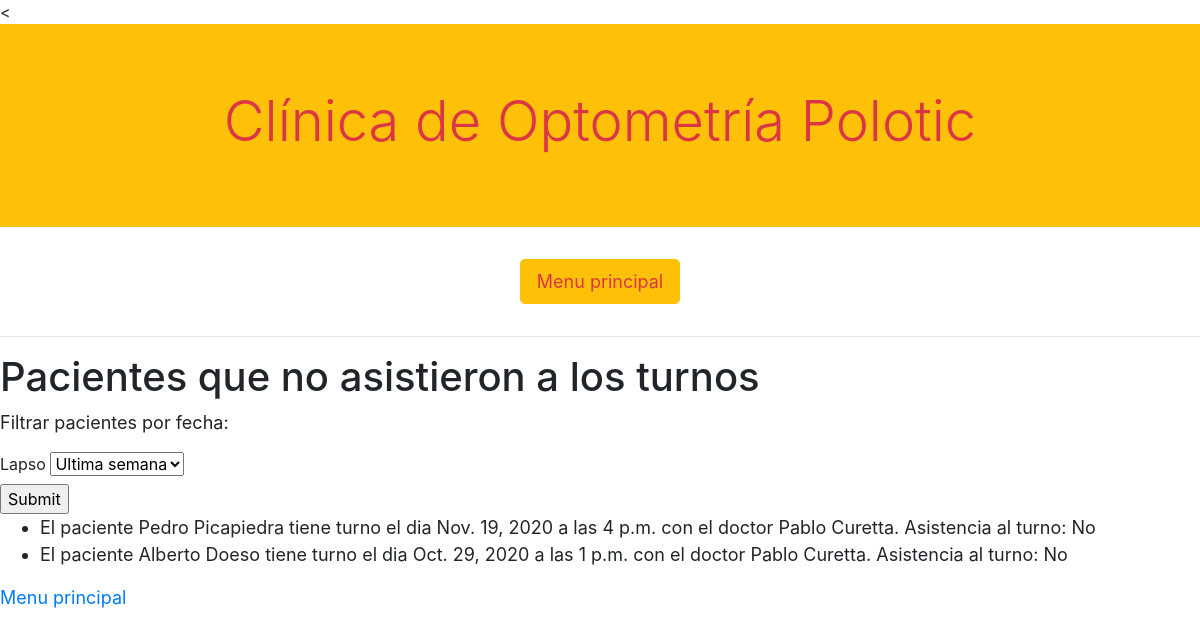
The app's page /ausencia_paciente_turno with its own data.
### clinica/models.py (models this page shows, shortened)
class Turno(models.Model):
    paciente = models.ForeignKey(Paciente, on_delete=models.RESTRICT, related_name="paciente_turno")
    medico =  models.ForeignKey(Medico, on_delete=models.RESTRICT, related_name="medico_turno")
    dia = models.DateField()
    hora = models.TimeField()
    asistio = models.ForeignKey(AsistenciaTurno, on_delete=models.RESTRICT, related_name="asistencia_turno", default = "1")

class Paciente(models.Model):
    nombre = models.CharField(max_length=64)
    apellido = models.CharField(max_length=64)
    medico = models.ForeignKey(Medico, on_delete=models.RESTRICT, related_name="medico_asignado")
    def __str__(self):
        return f"{self.nombre} {self.apellido}"

class Medico(models.Model):
    username = models.CharField(max_length=64)
    nombre = models.CharField(max_length=64)
    apellido = models.CharField(max_length=64)
    especialidad = models.CharField(max_length=64)
    def __str__(self):
        return f"{self.nombre} {self.apellido}"

class AsistenciaTurno(models.Model):
    nombre = models.CharField(max_length=64)
    def __str__(self):
        return f"{self.nombre}"

### clinica/views.py (the view, shortened to what this page needs)
# urls.py: path("ausencia_paciente_turno", views.ausencia_paciente_turno, name ="ausencia_paciente_turno"),
def ausencia_paciente_turno(request):
    ahora = datetime.now()
    turnos = Turno.objects.filter(asistio = "3")
    return render(request, "clinica/ausencia_paciente_turno.html", {"turnos": turnos,
                                                                      "form": FormFiltroSemanaMes})

### clinica/templates/clinica/ausencia_paciente_turno.html (shortened to what this page needs)
{% extends "clinica/layout.html" %}
{% block body %}
<h1>Pacientes que no asistieron a los turnos</h1>
<p>Filtrar pacientes por fecha:</p>
<form method="post">
    {% for field in form %}
    <div>
      <label for="{{ field.name }}">{{ field.label }}</label>
      {{ field }}
    </div>
    {% endfor %}
    <input type="submit">
</form>
<ul>
{% for turno in turnos %}
<li>El paciente {{turno.paciente}} tiene turno el dia {{turno.dia}} a las {{turno.hora}} con el doctor {{turno.medico}}. Asistencia al turno: {{turno.asistio}}</li>
{% endfor %}
</ul>
<a href="{% url 'usuarios:index' %}">Menu principal</a>
{% endblock %}

### clinica/static/css/clinica.css (style rules this page uses)
@media screen and (min-width: 770px) { a, p, li { font-size: 18px !important; } }

### records on screen
Turno: paciente "Pedro Picapiedra", dia "Nov. 19, 2020", hora "4 p.m.", medico "Pablo Curetta", asistio "No"
Turno: paciente "Alberto Doeso", dia "Oct. 29, 2020", hora "1 p.m.", medico "Pablo Curetta", asistio "No"

### other values on screen
{{ field.label }} "Lapso"
